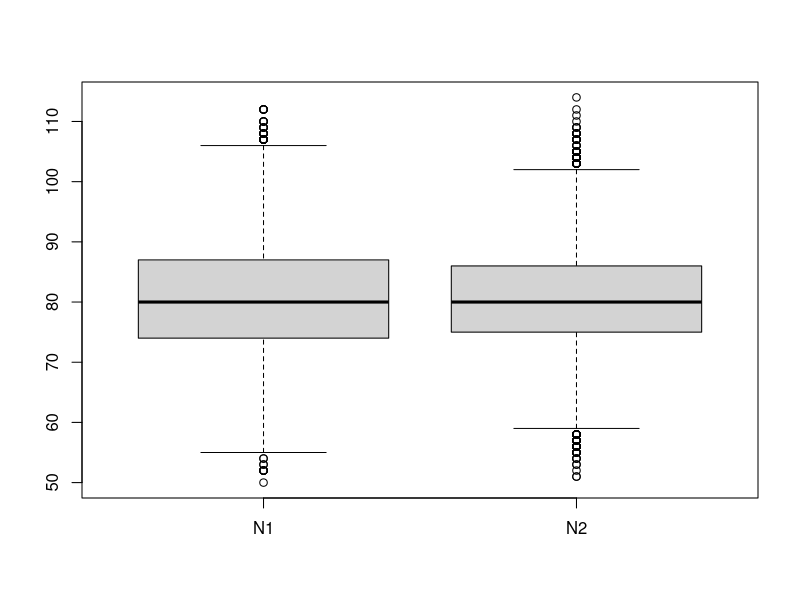

Write the R code that produced this figure.


deployments<- 8
# CATCHABILITY
q<- runif(deployments, 0.00005, 0.00015)
# EFFORT
f<- runif(deployments, 80,120)
# CAPTURE PROBABILITY
Pi<- q*f
P<- sum(Pi)

# CALCULATE CONDTITIONAL PROBABILITIES
condP<- Pi
for(i in 2:deployments)
    {
    condP[i]<- Pi[2]/prod(1-Pi[1:i])
    condP[3]<- Pi[3]/prod(1-Pi[1:2])
    }


# number of critters
N<- 1000 

N1<-c() # CATCHABILITY
N2<-c() # 
N3<-c() # INVIDUAL CAPTURE

for(i in 1:10000)
    {
    C_i<- rpois(deployments,N*q*f) # DEPLOYMENT CATCH
    N1<- c(N1,sum(C_i)) # BEND CATCH

    C_ind<- rbinom(N,1,P)    
    N2<- c(N2,sum(C_ind))
    
    }

for(i in 1:10000)
    {
    C_d<- matrix(0,N,deployments)
    C_d[,1]<- rbinom(N,1,Pi[1])
    for(i in 2:deployments)
        {
        C_d[,i]<- rbinom(N,1, (1-rowSums(C_d[,1:i]))*Pi[i])
        }
    N3<-c(N3,sum(C_d))
    }
# same
boxplot(cbind(N1,N2))


N<- 500000
p1<-0.2
p2<-0.5
A<-rbinom(N,1,p1)
B<-rbinom(N,1,p2*(1-A))
out<-data.frame(A=A,B=B)

xx<-table(apply(out,1,paste,collapse=""))
xx/N



# Pr A given No B: P(A|~B) 
0.2/(0.2+(0.8*0.5))

mean(out[which(out$B==0),]$A)
xx<-table(apply(out[which(out$B==0),],1,paste,collapse=""))
xx/N
xx/(sum(xx))
0.2/(0.4+0.2)


# Pr no A given No B: P(~A|~B) 
(0.5*p1)/(1-p2)
1-mean(out[which(out$B==0),]$A)



# Pr B given no A: Pr(B|~A)
(0.5*0.8)/((0.5*0.8)+(0.5*0.8))
p2
mean(out[which(out$A==0),]$B)

# Pr no B given no A: Pr(~B|~A)
(1-p2)
1-mean(out[which(out$A==0),]$B)

# Pr A given B: Pr(A|B)
mean(out[which(out$B==1),]$A)

# Pr A given B: Pr(B|A)
mean(out[which(out$A==1),]$B)

# Pr A and B  : Pr(A & B)
length(which(out$B==1 & out$A==1))/N

# Pr no A and no B: Pr(~A & ~B)
(1-p1)*(1-p2)
length(which(out$B==0 & out$A==0))/N






